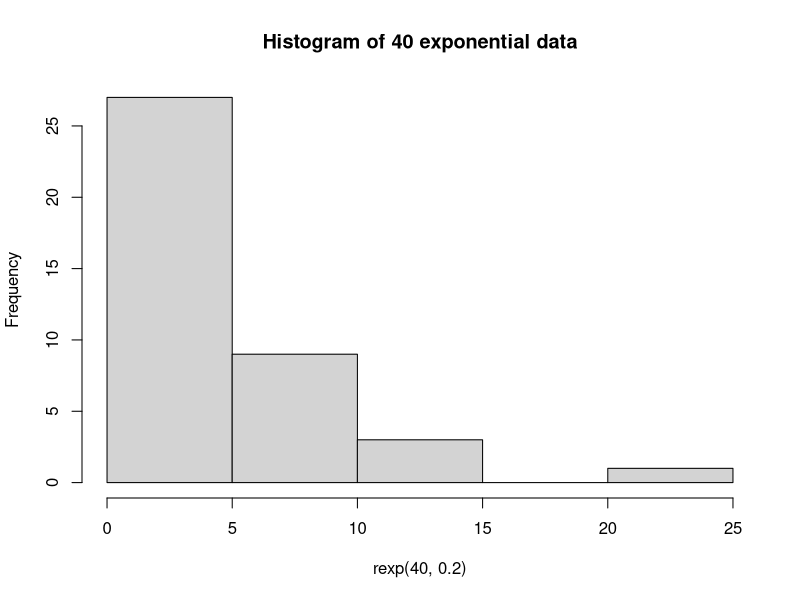
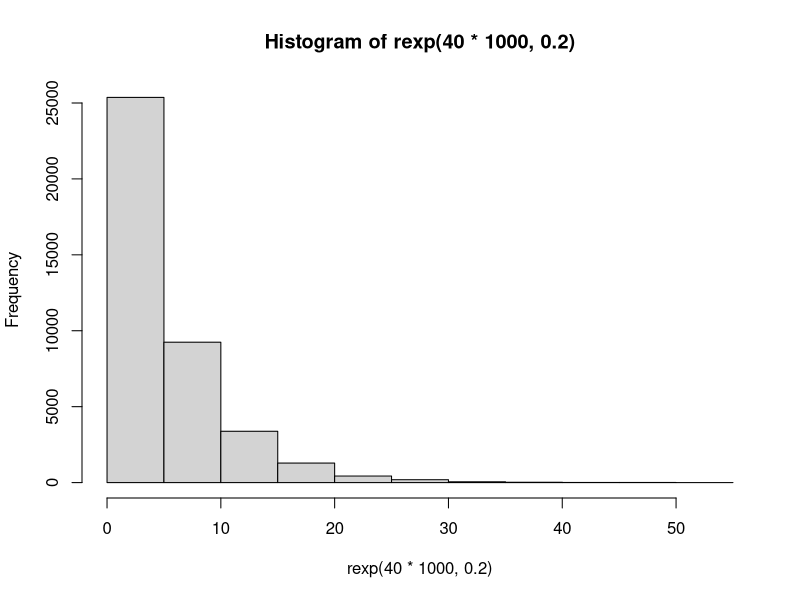
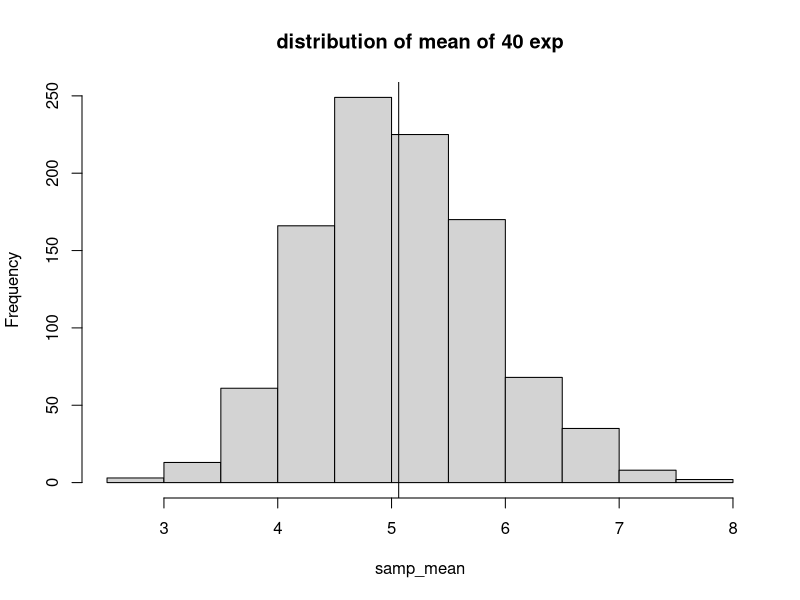
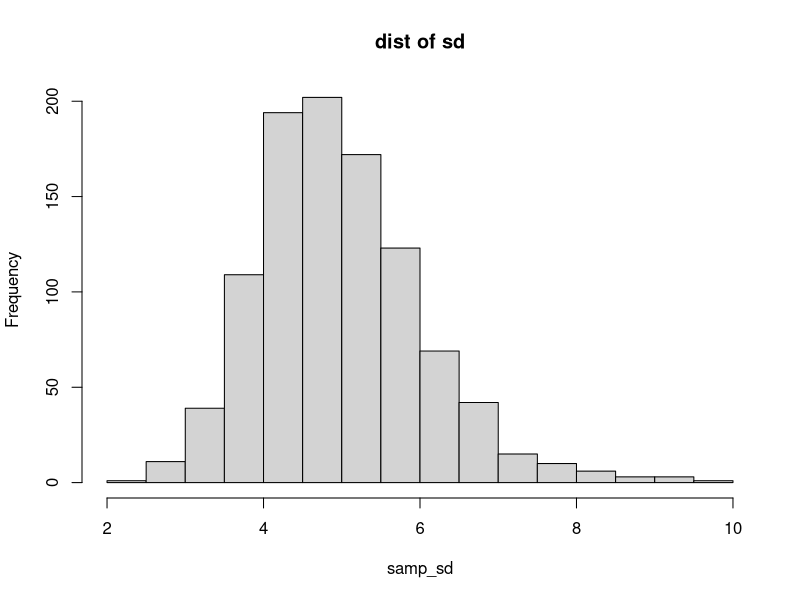
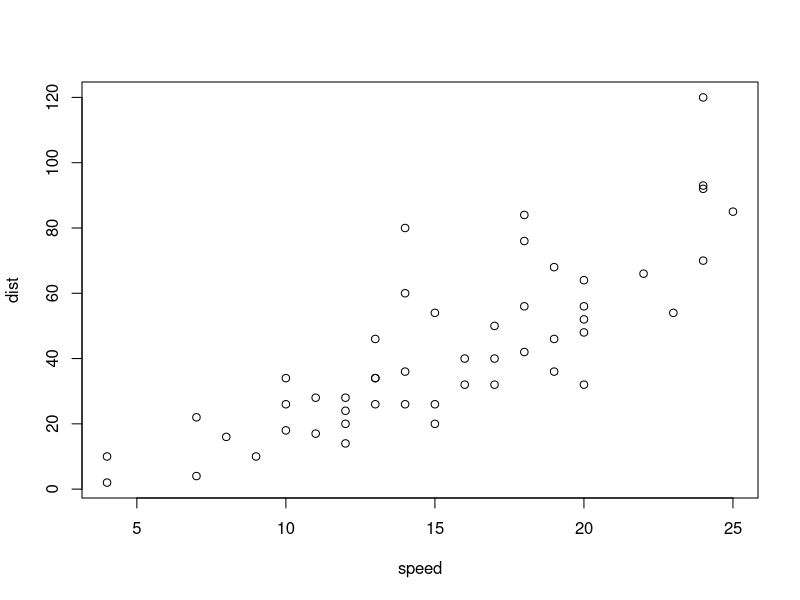

These figures' R source, in order:
## ---- chunk 1
    # distribution of mean of 40 exponentials
    # 1. compare sample mean and theoretical mean
    # first observe the 40 exponentials and 1000*40 
    hist(rexp(40, 0.2),main="Histogram of 40 exponential data")
    hist(rexp(40*1000, 0.2))
    
    # 2. compare sample variance and theoretical variance
    # theoretical mean = 1/0.2 = 5
    samp <- rexp(40*1000, 0.2)
    samp1 <- matrix(samp, 1000, 40)
    samp_mean <- apply(samp1, 1, mean)
    hist(samp_mean, main="distribution of mean of 40 exp")
    m1 <- mean(samp_mean)
    print(paste("the sample mean is: ", m1))
    abline(v=mean(samp_mean))
    text(200,200, "mean is: ",)
    
    # 3. show distribution is approximately normal
    # difference of a large collection of randome exp and the distribution
    # of a large collection of average 40 exp
    samp_sd <- apply(samp1, 1, sd)
    hist(samp_sd, main="dist of sd")
    # list the (0.25, 0.975) of sample variance
    print(summary(samp_sd))
    print(paste("the 1st and 3rd quant of sd is: ",
                quantile(samp_sd, c(0.25,0.975))))

## ---- chunk 2
summary(cars)
## ---- chunk 3
plot(cars)
